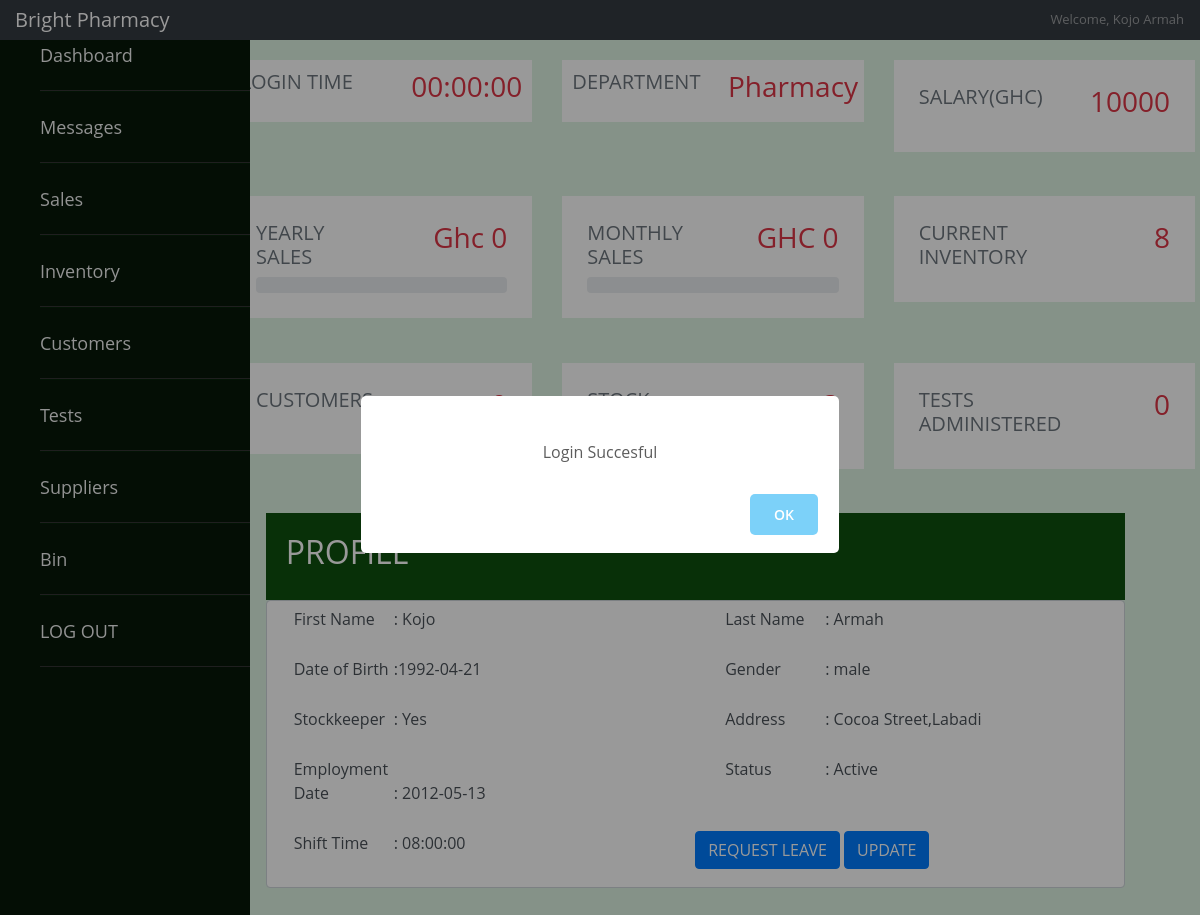
Page /employee/employee_dashboard.php?successful (signed in) on the committed database.
### tables this page shows
CREATE TABLE `Employee` (
  `EmployeeID` int(3) NOT NULL,
  `EmployeeFname` varchar(15) NOT NULL,
  `EmployeeLname` varchar(15) NOT NULL,
  `EmployeeGender` enum('male','female') DEFAULT NULL,
  `EmployeeDOB` date DEFAULT NULL,
  `EmployeeAddress` varchar(30) NOT NULL,
  `DepartmentID` int(11) NOT NULL,
  `ShiftTime` time NOT NULL,
  `EmploymentDate` date NOT NULL,
  `Salary` varchar(255) DEFAULT NULL,
  `EmployeeStatus` enum('Active','Inactive','On-Leave','') NOT NULL
);

CREATE TABLE `department` (
  `DepartmentID` int(11) NOT NULL,
  `DepartmentName` varchar(20) NOT NULL
);

CREATE TABLE `Employee_Log_in` (
  `EmployeeID` int(3) NOT NULL,
  `Password` varchar(300) NOT NULL
);

### employee/employee_dashboard.php (the view, shortened to what this page needs)
<?php
require_once("connection.php");
$sqls= "SELECT * FROM Employee WHERE EmployeeID = '".$_SESSION['id']."'";
$name = mysqli_query($conn,$sqls);
$rowname=mysqli_fetch_assoc($name);
$fname=$rowname['EmployeeFname'];
$lname=$rowname['EmployeeLname'];
    $id=$_SESSION["id"];
    $sql="SELECT * FROM Employee inner join Employee_Log_in ON Employee.EmployeeID=Employee_Log_in.EmployeeID WHERE Employee.EmployeeID='$id'";
    $report ="SELECT * from Employee_Time where EmployeeID='$id' ORDER BY Report_Time DESC LIMIT 1";
    $reports=mysqli_query($conn,$report);
    $results=mysqli_query($conn,$sql);
    $rep=mysqli_fetch_assoc($reports);
    $rel=mysqli_fetch_assoc($results);
    $sales_query="SELECT sum(Bill) as Total_sales from Sellsto where EmployeeID='$id' and EXTRACT(YEAR from DateofSale)= year(curdate())";
    $sales=mysqli_query($conn,$sales_query);
    $sale=mysqli_fetch_assoc($sales);
        $total_sale=$sale['Total_sales'];
    $test_query="SELECT * from Administers ";
    $test=mysqli_query($conn,$test_query);
    $test_p=mysqli_num_rows($test);
    $bill="SELECT sum(Bill) as Month_Bills from Sellsto  where EmployeeID='$id' and EXTRACT(MONTH from DateofSale)=month(curdate()) and EXTRACT(YEAR from DateofSale)= year(curdate())";
    $bills=mysqli_query($conn,$bill);
    $bils=mysqli_fetch_assoc($bills);
        $billy=$bils['Month_Bills'];
    $inventory="SELECT * from Inventory";
    $invent=mysqli_query($conn,$inventory);
    $inventor=mysqli_num_rows($invent);
      $sql_bill="SELECT sum(Bill) as Total_Sale FROM Administers where EmployeeID='$id' and EXTRACT(YEAR from DateAdministered)= year(curdate())";
      $res_bill=mysqli_query($conn,$sql_bill);
      $res_bi=mysqli_fetch_assoc($res_bill);
        $totasales=$res_bi['Total_Sale'];
      $billz="SELECT sum(Bill) as Month_Bill from Administers  where EmployeeID='$id' and  EXTRACT(MONTH from DateAdministered)=month(curdate()) and EXTRACT(YEAR from DateAdministered)= year(curdate())";
    $billzz=mysqli_query($conn,$billz);
    $bilz=mysqli_fetch_assoc($billzz);
        $monthsales=$bilz['Month_Bill'];
?>
<!DOCTYPE html>
<html lang="en">
<head>
    <link rel="stylesheet" href="https://maxcdn.bootstrapcdn.com/bootstrap/4.0.0/css/bootstrap.min.css">
    <link href="https://unpkg.com/ionicons@4.5.10-0/dist/css/ionicons.min.css" rel="stylesheet">
   <link rel="stylesheet" href="/final-melwinkle/css/main.css">
   <link rel="stylesheet" href="/final-melwinkle/css/sales.css">
</head>
<body>
<nav class="navbar navbar-dark fixed-top bg-dark flex-md-nowrap p-0 shadow">
      <a class="navbar-brand col-sm-3 col-md-2 mr-0" href="#">Bright Pharmacy</a>
      <ul class="navbar-nav px-3">
        <li class="nav-item text-nowrap">
          <a class="nav-link" href=""><?php
      if($fname && $lname) {
        echo  "Welcome, ".$fname." ".$lname;
      }
      else {
        echo "Employee";
      }
    ?></a>
        </li>
      </ul>
    </nav>
    <div class="wrapper"  >
  <nav id="sidebar" aria-label="side">
<ul class="list-items">
  <li><a href='/final-melwinkle/employee/employee_dashboard.php'><i class='icon ion-md-home' size='large'></i> Dashboard</a></li>
  <li><a href='/final-melwinkle/employee/employee_messages.php'><i class='icon ion-md-mail' size='large'></i> Messages</a></li>
<li><a href="/final-melwinkle/employee/employee_sales.php"><i class='icon ion-md-cash' size='large'></i> Sales</a></li>
<li><a href="/final-melwinkle/employee/employee_inventory.php"> <i class='icon ion-md-hammer' size='large'></i> Inventory</a></li>
<li><a href="/final-melwinkle/employee/customer/customer.php"> <i class='icon ion-md-people' size='large'></i> Customers</a></li>
<li><a href="/final-melwinkle/employee/employee_tests.php">  <i class='icon ion-md-clipboard' size='large'></i> Tests</a></li>
<li><a href="/final-melwinkle/employee/general_suppliers.php">  <i class='icon ion-md-basket' size='large'></i> Suppliers</a></li>
<li><a href='/final-melwinkle/employee/bin.php'><i class='icon ion-md-trash' size='large'></i> Bin</a></li>
<li><a href="/final-melwinkle/employee/employee_log_out.php">  <i class='icon ion-md-power' size='large'></i> LOG OUT</a></li>
</ul>
</nav>
  </div>
  <div id="page-wrapper" style="padding:0 0 60px;min-height:568px;margin-left:18%;margin-top:5%">
<div class="row" style="margin-top:3%;padding-left:15px;padding-right:5px">
              <div class="col-lg-4 col-md-4 col-sm-12 col-xs-12">
                  <div class="white-box" style="background:white;padding:10px;margin-bottom:15px">
                      <div class="col-in row">
                          <div class="col-md-6 col-sm-6 col-xs-6">
                              <h5 class="text-muted vb">LOGIN TIME</h5>
                          </div>
                          <div class="col-md-6 col-sm-6 col-xs-6">
                              <h3 class="counter text-right m-t-15 text-danger"><?php if($rep){
          $date=date_create($rep["Report_Time"]);
          $day=date_format($date,"d/M/Y H:i:s ");
          echo "$day";
    } else{ echo "00:00:00";
    }?></h3>
                          </div>
                      </div>
                  </div>
              </div>
              <div class="col-lg-4 col-md-4 col-sm-12 col-xs-12">
                  <div class="white-box" style="background:white;padding:10px;margin-bottom:15px">
                      <div class="col-in row">
                          <div class="col-md-6 col-sm-6 col-xs-6">
                              <h5 class="text-muted vb">DEPARTMENT</h5>
                          </div>
                          <div class="col-md-6 col-sm-6 col-xs-6">
                              <h3 class="counter text-right m-t-15 text-danger"><?php
                              $did=$rowname['DepartmentID'];
                                $depart="SELECT DepartmentName from department  where DepartmentID=$did";
                                $ris=mysqli_query($conn,$depart);
                                 $row_d=mysqli_fetch_assoc($ris);
                              echo $row_d['DepartmentName'];?></h3>
                          </div>
                      </div>
                  </div>
              </div>
 <div class="col-lg-4 col-md-4 col-sm-12 col-xs-12">
                        <div class="white-box" style="background:white;padding:25px;margin-bottom:15px">
                            <div class="col-in row">
                                <div class="col-md-6 col-sm-6 col-xs-6">
                                    <h5 class="text-muted vb">SALARY(GHC)</h5>
                                </div>
                                <div class="col-md-6 col-sm-6 col-xs-6">
                                    <h3 class="counter text-right m-t-15 text-danger"> <?php echo $rel['Salary'];
                                     ?></h3>
                                </div>
                            </div>
                        </div>
    </div>
              </div>
      <div class="row" style="margin-top:3%;padding-left:15px;padding-right:5px">
              <div class="col-lg-4 col-md-4 col-sm-12 col-xs-12">
                  <div class="white-box" style="background:white;padding:25px;margin-bottom:15px">
                      <div class="col-in row">
                          <div class="col-md-6 col-sm-6 col-xs-6">
                              <h5 class="text-muted vb">YEARLY SALES</h5>
                          </div>
                          <div class="col-md-6 col-sm-6 col-xs-6">
                              <h3 class="counter text-right m-t-15 text-danger"><?php if($totasales && $total_sale){
                                  $tots=$totasales + $total_sale;
                                      echo "GHc " .$tots;
                              }else{
                                  echo "Ghc 0";}
                               ?></h3>
                          </div>
                          <div class="col-md-12 col-sm-12 col-xs-12">
                              <div class="progress">
                              </div>
                          </div>
                      </div>
                  </div>
              </div>
              <div class="col-lg-4 col-md-4 col-sm-12 col-xs-12">
                  <div class="white-box" style="background:white;padding:25px;margin-bottom:15px">
                      <div class="col-in row">
                          <div class="col-md-6 col-sm-6 col-xs-6">
                              <h5 class="text-muted vb">MONTHLY SALES </h5>
                          </div>
                          <div class="col-md-6 col-sm-6 col-xs-6">
                              <h3 class="counter text-right m-t-15 text-danger"><?php if($billy && $monthsales){
                                  $months=$billy + $monthsales;
                                          echo "GHC " .$months;
                              }else{
                                  echo "GHC 0";
                                  }?></h3>
                          </div>
                          <div class="col-md-12 col-sm-12 col-xs-12">
                              <div class="progress">
                              </div>
                          </div>
                      </div>
                  </div>
              </div>
                <div class="col-lg-4 col-md-4 col-sm-12 col-xs-12">
                  <div class="white-box" style="background:white;padding:25px;margin-bottom:15px">
                      <div class="col-in row">
                          <div class="col-md-6 col-sm-6 col-xs-6">
                              <h5 class="text-muted vb">CURRENT INVENTORY</h5>
                          </div>
                          <div class="col-md-6 col-sm-6 col-xs-6">
                              <h3 class="counter text-right m-t-15 text-danger"><?php
                                  echo $inventor;
                             ?></h3>
                          </div>
                      </div>
                  </div>
              </div>
              </div>
              <div class="row" style="margin-top:3%;padding-left:15px;padding-right:5px">
              <div class="col-lg-4 col-md-4 col-sm-12 col-xs-12">
                  <div class="white-box" style="background:white;padding:25px;margin-bottom:15px">
                      <div class="col-in row">
                          <div class="col-md-6 col-sm-6 col-xs-6">
                              <h5 class="text-muted vb">CUSTOMERS</h5>
                          </div>
                          <div class="col-md-6 col-sm-6 col-xs-6">
                              <h3 class="counter text-right m-t-15 text-danger"><?php
?></h3>
                          </div>
                      </div>
                  </div>
              </div>
               <div class="col-lg-4 col-md-4 col-sm-12 col-xs-12">
                  <div class="white-box" style="background:white;padding:25px;margin-bottom:15px">
                      <div class="col-in row">
                          <div class="col-md-6 col-sm-6 col-xs-6">
                              <h5 class="text-muted vb">STOCK SHORTAGE</h5>
                          </div>
                          <div class="col-md-6 col-sm-6 col-xs-6">
                              <h3 class="counter text-right m-t-15 text-danger"><?php
                                    ?></h3>
                          </div>
                      </div>
                  </div>
              </div>
               <div class="col-lg-4 col-md-4 col-sm-12 col-xs-12">
                  <div class="white-box" style="background:white;padding:25px;margin-bottom:15px">
                      <div class="col-in row">
                          <div class="col-md-6 col-sm-6 col-xs-6">
                              <h5 class="text-muted vb">TESTS ADMINISTERED</h5>
                          </div>
                          <div class="col-md-6 col-sm-6 col-xs-6">
                              <h3 class="counter text-right m-t-15 text-danger"><?php
                                      echo $test_p;
                              ?></h3>
                          </div>
                  </div>
              </div>
</div>
<div class="row" style="margin-top:3%;margin-left:5%;padding-right:5px">
             <div style="width:90%;">
             <div style="background:rgb(14, 80, 14);padding:20px;color:white"><h2>PROFILE</h2></div>
          <form class="form-control">
                   <?php
          $sql="SELECT * FROM Employee inner join Employee_Log_in ON Employee.EmployeeID=Employee_Log_in.EmployeeID WHERE Employee.EmployeeID='$id'";
                                               $req= mysqli_query($conn,$sql);
                                               $row=mysqli_fetch_assoc($req);
                   ?>
                       <div class="row">
                           <div class="bio-row">
                               <p><span>First Name </span>: <?php echo $row['EmployeeFname']?></p>
                           </div>
                           <div class="bio-row">
                               <p><span>Last Name </span>: <?php echo $row['EmployeeLname']?></p>
                           </div>
                           <div class="bio-row">
                               <p><span>Date of Birth </span>:<?php echo $row['EmployeeDOB']?></p>
                           </div>
                           <div class="bio-row">
                               <p><span>Gender</span>: <?php echo $row['EmployeeGender']?></p>
                           </div>
                           <div class="bio-row">
                               <p><span>Stockkeeper </span>: Yes</p>
                           </div>
                           <div class="bio-row">
                               <p><span>Address</span>: <?php echo $row['EmployeeAddress']?></p>
                           </div>
                           <div class="bio-row">
                               <p><span>Employment Date </span>: <?php echo $row['EmploymentDate']?></p>
                           </div>
                           <div class="bio-row">
                               <p><span>Status</span>: <?php echo $row['EmployeeStatus']?> </p>
                           </div>
                           <div class="bio-row">
                               <p><span> Shift Time</span>: <?php echo $row['ShiftTime']?> </p>
                           </div>
               <div style="float:right">
               <button type='button' class='btn btn-primary' data-toggle='modal' data-target='#requestleaves_<?php echo $id;?>'>
                   REQUEST LEAVE<i class='icon ion-md-checkmark-circle-outline' size='large'></i>
                 </button>
               <button type='button' class='btn btn-primary' data-toggle='modal' data-target='#requests_<?php echo $id;?>'>
                   UPDATE<i class='icon ion-md-checkmark-circle-outline' size='large'></i>
                 </button>
                     <?php include_once('update_e.php')?>
    </body>
</html>

### rows in the picture
employee: EmployeeFname "Kojo", EmployeeLname "Armah"
department: DepartmentName "Pharmacy"
employee_log_in: EmployeeID.Salary "10000", EmployeeID.EmployeeFname "Kojo", EmployeeID.EmployeeLname "Armah", EmployeeID.EmployeeDOB "1992-04-21", EmployeeID.EmployeeGender "male", EmployeeID.EmployeeAddress "Cocoa Street,Labadi", EmployeeID.EmploymentDate "2012-05-13", EmployeeID.EmployeeStatus "Active", EmployeeID.ShiftTime "08:00:00"

### other values in the picture
$inventor "8"
$test_p "0"
